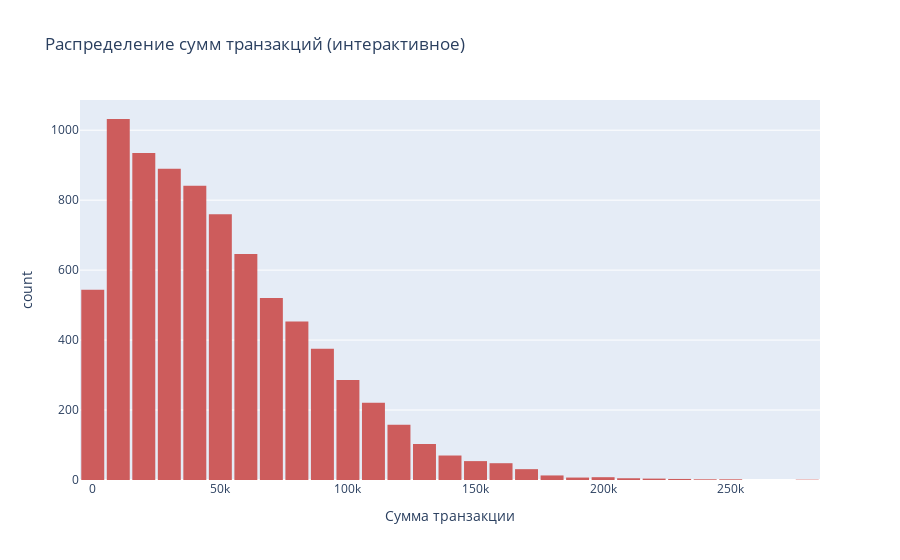

Notebook source saved alongside this figure:
### Code cell
import plotly.express as px

fig = px.histogram(merged_df, x="amount", nbins=50, 
                   title="Распределение сумм транзакций (интерактивное)",
                   labels={'amount': 'Сумма транзакции'},
                   color_discrete_sequence=['indianred'])

fig.update_layout(bargap=0.1)
fig.show()

### Figure 1 — Plotly figure (JSON) as saved in the notebook; plotly's stock layout.template omitted (floating-point values rounded to 4 significant figures; data arrays with more than 128 entries replaced by an {"elided": "..."} marker saying what was removed)
{"data": [{"alignmentgroup": "True", "bingroup": "x", "hovertemplate": "Сумма транзакции=%{x}<br>count=%{y}<extra></extra>", "legendgroup": "", "marker": {"color": "indianred", "pattern": {"shape": ""}}, "name": "", "nbinsx": 50, "offsetgroup": "", "orientation": "v", "showlegend": false, "type": "histogram", "x": {"elided": "8012 float values"}, "xaxis": "x", "yaxis": "y"}], "layout": {"autosize": true, "bargap": 0.1, "barmode": "relative", "legend": {"tracegroupgap": 0}, "title": {"text": "Распределение сумм транзакций (интерактивное)"}, "xaxis": {"anchor": "y", "autorange": true, "domain": [0, 1], "range": [-5000, 285000], "title": {"text": "Сумма транзакции"}, "type": "linear"}, "yaxis": {"anchor": "x", "autorange": true, "domain": [0, 1], "range": [0, 1086.0], "title": {"text": "count"}}}}
